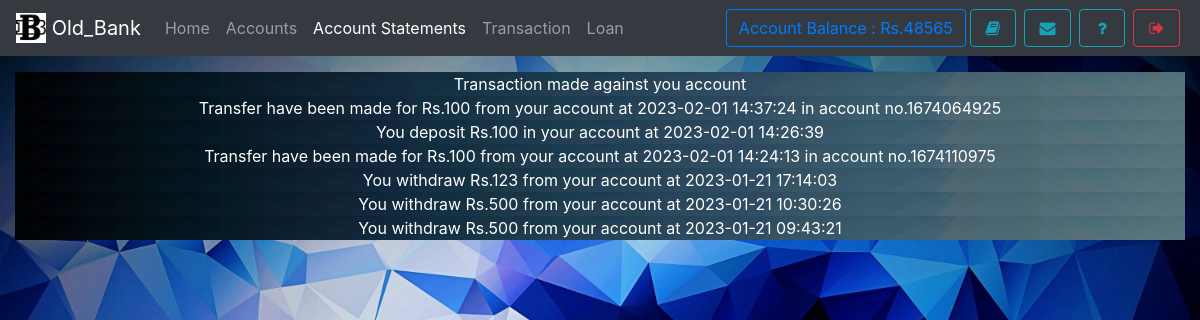
The page /statements.php (signed in) on the database its author committed.
### tables this page shows
CREATE TABLE `useraccounts` (
  `id` int(11) NOT NULL,
  `email` text NOT NULL,
  `password` text NOT NULL,
  `name` varchar(111) NOT NULL,
  `balance` varchar(111) NOT NULL,
  `cnic` varchar(111) NOT NULL,
  `number` varchar(111) NOT NULL,
  `city` varchar(111) NOT NULL,
  `address` varchar(111) NOT NULL,
  `source` varchar(111) NOT NULL,
  `accountNo` varchar(111) NOT NULL,
  `branch` varchar(111) NOT NULL,
  `accountType` varchar(111) NOT NULL,
  `date` timestamp NOT NULL DEFAULT current_timestamp(),
  `panNo` varchar(10) NOT NULL,
  `nationName` varchar(10) NOT NULL
);

CREATE TABLE `transaction` (
  `transactionId` int(11) NOT NULL,
  `action` varchar(111) NOT NULL,
  `credit` varchar(111) NOT NULL,
  `debit` varchar(111) NOT NULL,
  `balance` varchar(111) NOT NULL,
  `other` varchar(111) NOT NULL,
  `userId` int(11) NOT NULL,
  `date` timestamp NOT NULL DEFAULT current_timestamp()
);

### assets/db.php (called while the page is built, shortened)
<?php
    $con = new mysqli('localhost','root','','mybank');
    $uid = '';
    if(isset($_SESSION['userId']))
    $uid = $_SESSION['userId'];
    if(!empty($uid)){
      $ar = $con->query("select * from userAccounts,branch where id = '{$uid}' AND userAccounts.branch = branch.branchId");
      $userData = $ar->fetch_assoc();
    }
?>

### statements.php (the view, shortened to what this page needs)
<!DOCTYPE html>
<html>
<head>
  <?php require 'assets/autoloader.php'; ?>
  <?php require 'assets/db.php'; ?>
  <?php require 'assets/function.php'; ?>
</head>
<body style="background: url(images/bg.jpg);background-size: 100%">
<nav class="navbar navbar-expand-lg navbar-dark bg-dark fixed-top">
 <a class="navbar-brand" href="#">
    <img src="images/logo1.jfif" style="object-fit:cover;object-position:center center" width="30" height="30" class="d-inline-block align-top" alt="">
   <?php echo bankname; ?>
  </a>
  <div class="collapse navbar-collapse" id="navbarSupportedContent">
    <ul class="navbar-nav mr-auto">
      <li class="nav-item ">
        <a class="nav-link " href="index.php">Home <span class="sr-only">(current)</span></a>
      </li>
      <li class="nav-item ">  <a class="nav-link" href="accounts.php">Accounts</a></li>
      <li class="nav-item active">  <a class="nav-link" href="statements.php">Account Statements</a></li>
      <li class="nav-item ">  <a class="nav-link" href="transfer.php">Transaction</a></li>
      <li class="nav-item ">  <a class="nav-link" href="loan.php">Loan</a></li>
    </ul>
    <?php include 'sideButton.php'; ?>
  </div>
</nav><br><br><br>
<div class="container-fluid">
  <div class="background text-white text-center">
    Transaction made against you account
  </div>
  <div class="background text-white text-center">
    <?php
      $array = $con->query("select * from transaction where userId = '$userData[id]' order by date desc");
      if ($array ->num_rows > 0)
      {
         while ($row = $array->fetch_assoc())
         {
            if ($row['action'] == 'withdraw')
            {
              echo "<div class='background text-white text-center'>You withdraw Rs.$row[debit] from your account at $row[date]</div>";
            }
            if ($row['action'] == 'deposit')
            {
              echo "<div class='background text-white text-center'>You deposit Rs.$row[credit] in your account at $row[date]</div>";
            }
            if ($row['action'] == 'transfer')
            {
              echo "<div class='background text-white text-center'>Transfer have been made for  Rs.$row[debit] from your account at $row[date] in  account no.$row[other]</div>";
            }
         }
      } else{
        echo "<div class='text-center'><small class='text-muted'><i>No Transcaction has been made yet.</i></small></div>";
      }
    ?>
  </div>
  </div>
</body>
</html>

### assets/autoloader.php (shortened to what this page needs)
<link rel="stylesheet" type="text/css" href="css/bootstrap.min.css">
<link rel="stylesheet" type="text/css" href="css/custom.css">
<link rel="stylesheet" type="text/css" href="font-awesome/css/font-awesome.min.css">

### sideButton.php
<form class="form-inline my-2 my-lg-0">
        <a href="" class="btn btn-outline-primary" data-toggle="tooltip" title="Your current Account Balance">Account Balance : Rs.<?php echo $userData['balance']; ?></a>
        <a href="accounts.php" data-toggle="tooltip" title="Account Information" class="btn btn-outline-info mx-1" ><i class="fa fa-book fa-fw"></i></a>
        <a href="notice.php" data-toggle="tooltip" title="View Notice" class="btn btn-outline-info mx-1" ><i class="fa fa-envelope fa-fw"></i></a>
        <a href="feedback.php" data-toggle="tooltip" title="Help?" class="btn btn-outline-info mx-1" ><i class="fa fa-question fa-fw"></i></a>
        <a href="logout.php" data-toggle="tooltip" title="Logout" class="btn btn-outline-danger mx-1" ><i class="fa fa-sign-out fa-fw"></i></a>
</form>

### statements.php (style rules this page uses)
div.background { background: url(images/bg.jpg) repeat; border: 2px ; }

### rows shown on the page
useraccounts: balance "48565"
transaction: debit "100", date "2023-02-01 14:37:24", other "1674064925"
transaction: credit "100", date "2023-02-01 14:26:39"
transaction: debit "100", date "2023-02-01 14:24:13", other "1674110975"
transaction: debit "123", date "2023-01-21 17:14:03"
transaction: debit "500", date "2023-01-21 10:30:26"
transaction: debit "500", date "2023-01-21 09:43:21"

### other values the page prints
bankname "Old_Bank"
